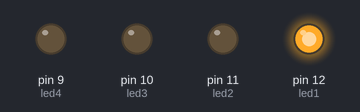
This sketch was run on a simulated Arduino Uno, built with avr-gcc and run on an emulated ATmega328P. Parts: output pins drawn as LEDs (lit = HIGH).

Above: at 0.05 s.
At 0.65 s:
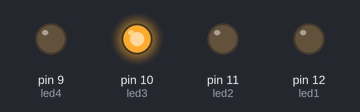
At 1.35 s:
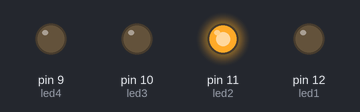
At 2.75 s:
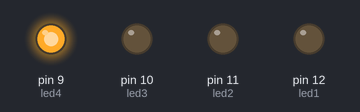
Timing chart, 0 to 3.0 s (numbered marks = the images above):
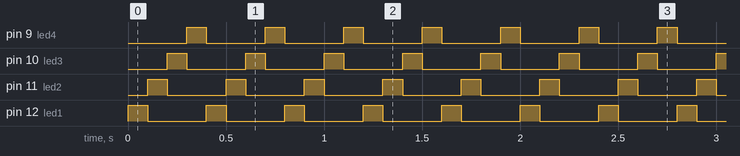

Measured:
- by itself, pin 9 (led4), pin 10 (led3), pin 11 (led2), pin 12 (led1): alternates HIGH for 0.10 s and LOW for 0.30 s

The sketch:

Lab1-LED.ino
```cpp
//LED

int led1 = 12;
int led2 = 11;
int led3 = 10;
int led4 = 9;

void setup()
{
  pinMode(led1, OUTPUT);
  pinMode(led2, OUTPUT);
  pinMode(led3, OUTPUT);
  pinMode(led4, OUTPUT);
}

void loop()
{
  digitalWrite(led1, HIGH);
  delay(100);
  digitalWrite(led1, LOW);

  digitalWrite(led2, HIGH);
  delay(100);
  digitalWrite(led2, LOW);

  digitalWrite(led3, HIGH);
  delay(100);
  digitalWrite(led3, LOW);

  digitalWrite(led4, HIGH);
  delay(100);
  digitalWrite(led4, LOW);
}
```
